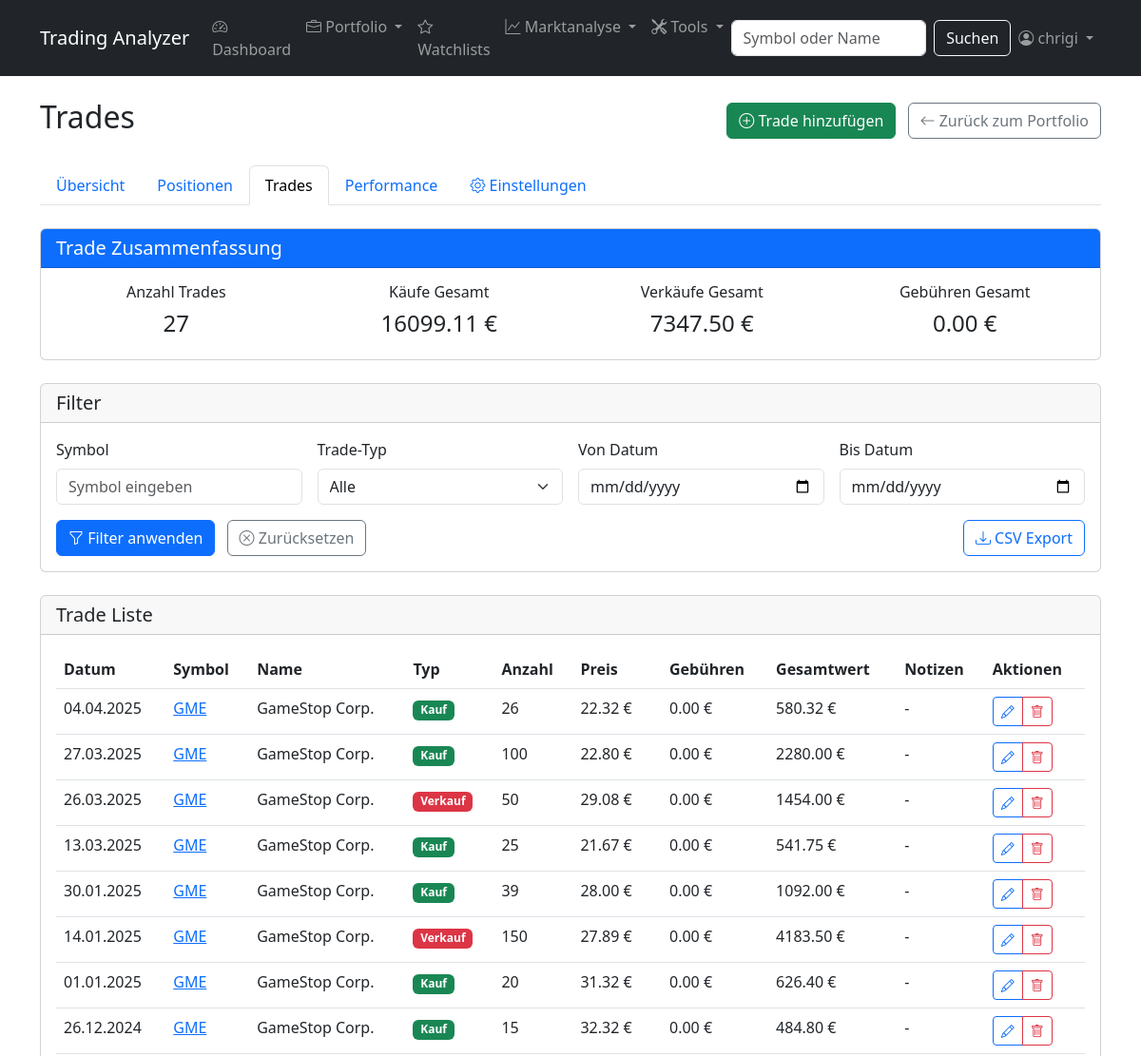
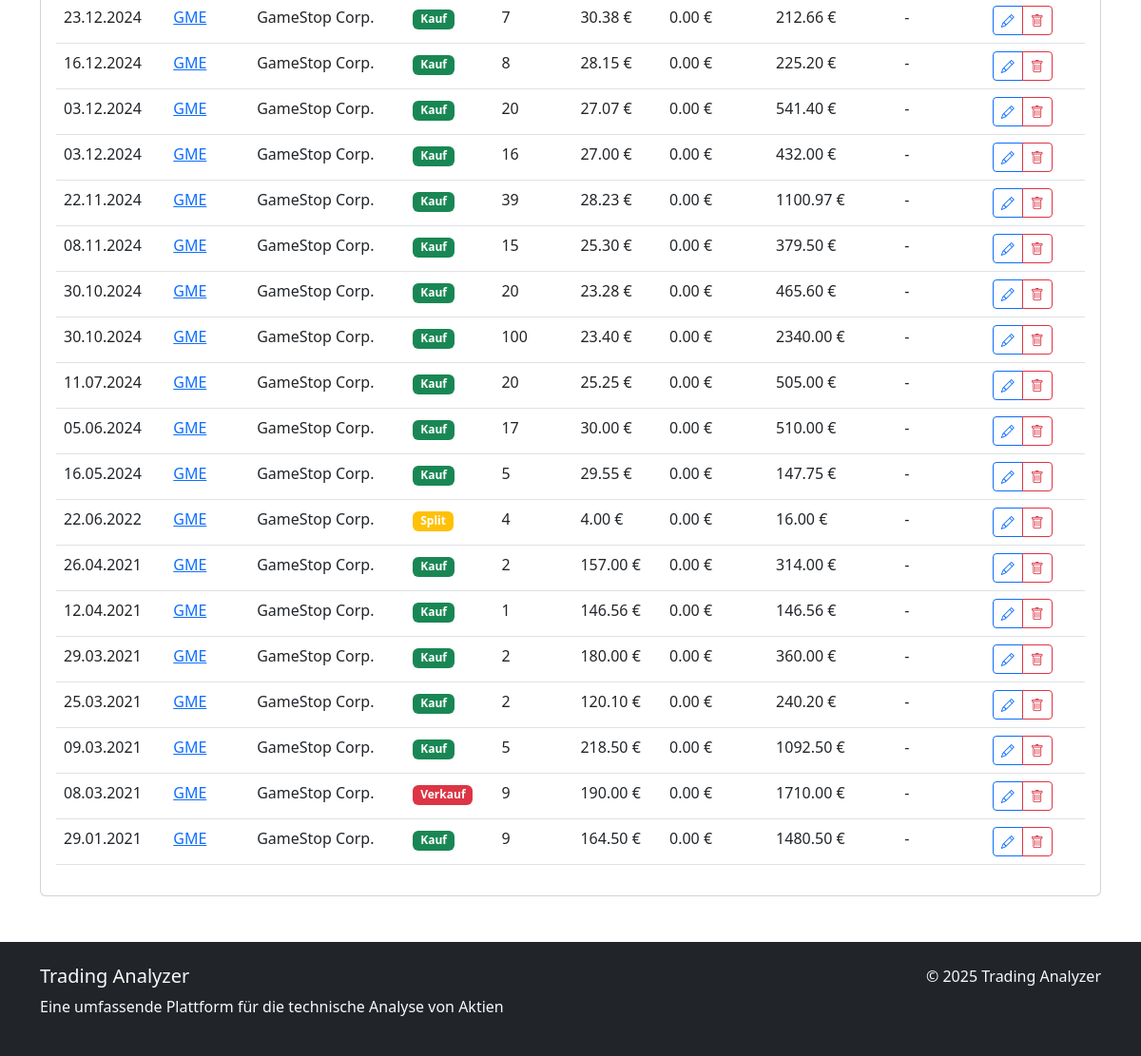
Page /portfolio/1/trades/ (signed in) on the committed database (2 pictures, top to bottom).
### stock_analyzer/models.py (models this page shows, shortened)
class Trade(models.Model):
    TRADE_TYPES = (
        ('BUY', 'Buy'),
        ('SELL', 'Sell'),
        ('DIVIDEND', 'Dividend'),
        ('SPLIT', 'Stock Split'),
        ('TRANSFER_IN', 'Transfer In'),
        ('TRANSFER_OUT', 'Transfer Out'),
    )
    portfolio = models.ForeignKey(Portfolio, on_delete=models.CASCADE, related_name='trades')
    stock = models.ForeignKey(Stock, on_delete=models.CASCADE, related_name='trades')
    trade_type = models.CharField(max_length=15, choices=TRADE_TYPES)
    date = models.DateField()
    shares = models.DecimalField(max_digits=10, decimal_places=4)
    price = models.DecimalField(max_digits=10, decimal_places=2)
    fees = models.DecimalField(max_digits=8, decimal_places=2, default=0)
    total_value = models.DecimalField(max_digits=12, decimal_places=2)
    notes = models.TextField(blank=True, null=True)
    created_at = models.DateTimeField(auto_now_add=True)

class Stock(models.Model):
    symbol = models.CharField(max_length=10, unique=True)
    name = models.CharField(max_length=100)
    sector = models.CharField(max_length=100, null=True, blank=True)
    last_updated = models.DateTimeField(auto_now=True)

### stock_analyzer/views.py (the view)
# urls.py: path('portfolio/<int:portfolio_id>/trades/', views.trade_list, name='trade_list'),
@login_required
def trade_list(request, portfolio_id):
    portfolio = get_object_or_404(Portfolio, id=portfolio_id, user=request.user)
    trades = portfolio.trades.select_related('stock').order_by('-date', '-created_at')
    total_buy_value = sum(trade.total_value for trade in trades if trade.trade_type == 'BUY')
    total_sell_value = sum(trade.total_value for trade in trades if trade.trade_type == 'SELL')
    total_fees = sum(trade.fees for trade in trades)
    context = {
        'portfolio': portfolio,
        'trades': trades,
        'total_buy_value': total_buy_value,
        'total_sell_value': total_sell_value,
        'total_fees': total_fees
    }
    return render(request, 'stock_analyzer/portfolio/trade_list.html', context)

### stock_analyzer/templates/stock_analyzer/portfolio/trade_list.html (shortened to what this page needs)
{% extends 'stock_analyzer/base.html' %}
{% block content %}
<div class="d-flex justify-content-between align-items-center mb-4">
    <h2>Trades</h2>
    <div>
        <a href="{% url 'trade_add' portfolio.id %}" class="btn btn-success me-2">
            <i class="bi bi-plus-circle"></i> Trade hinzufügen
        </a>
        <a href="{% url 'portfolio_detail' portfolio.id %}" class="btn btn-outline-secondary">
            <i class="bi bi-arrow-left"></i> Zurück zum Portfolio
        </a>
    </div>
</div>
<ul class="nav nav-tabs mb-4">
    <li class="nav-item">
        <a class="nav-link" href="{% url 'portfolio_detail' portfolio.id %}">Übersicht</a>
    </li>
    <li class="nav-item">
        <a class="nav-link" href="{% url 'position_list' portfolio.id %}">Positionen</a>
    </li>
    <li class="nav-item">
        <a class="nav-link active" href="{% url 'trade_list' portfolio.id %}">Trades</a>
    </li>
    <li class="nav-item">
        <a class="nav-link" href="{% url 'portfolio_performance' portfolio.id %}">Performance</a>
    </li>
    <li class="nav-item">
        <a class="nav-link" href="{% url 'portfolio_edit' portfolio.id %}">
            <i class="bi bi-gear"></i> Einstellungen
        </a>
    </li>
</ul>
<div class="card mb-4">
    <div class="card-header bg-primary text-white">
        <h5 class="mb-0">Trade Zusammenfassung</h5>
    </div>
    <div class="card-body">
        <div class="row text-center">
            <div class="col-md-3">
                <h6>Anzahl Trades</h6>
                <h4>{{ trades|length }}</h4>
            </div>
            <div class="col-md-3">
                <h6>Käufe Gesamt</h6>
                <h4>{{ total_buy_value|floatformat:2 }} €</h4>
            </div>
            <div class="col-md-3">
                <h6>Verkäufe Gesamt</h6>
                <h4>{{ total_sell_value|floatformat:2 }} €</h4>
            </div>
            <div class="col-md-3">
                <h6>Gebühren Gesamt</h6>
                <h4>{{ total_fees|floatformat:2 }} €</h4>
            </div>
        </div>
    </div>
</div>
<div class="card mb-4">
    <div class="card-header">
        <h5 class="mb-0">Filter</h5>
    </div>
    <div class="card-body">
        <form class="row g-3" id="tradeFilterForm">
            <div class="col-md-3">
                <label for="symbolFilter" class="form-label">Symbol</label>
                <input type="text" class="form-control" id="symbolFilter" placeholder="Symbol eingeben">
            </div>
            <div class="col-md-3">
                <label for="typeFilter" class="form-label">Trade-Typ</label>
                <select class="form-select" id="typeFilter">
                    <option value="">Alle</option>
                </select>
            </div>
            <div class="col-md-3">
                <label for="dateFromFilter" class="form-label">Von Datum</label>
                <input type="date" class="form-control" id="dateFromFilter">
            </div>
            <div class="col-md-3">
                <label for="dateToFilter" class="form-label">Bis Datum</label>
                <input type="date" class="form-control" id="dateToFilter">
            </div>
            <div class="col-12">
                <button type="button" class="btn btn-primary me-2" id="applyFilterBtn">
                    <i class="bi bi-funnel"></i> Filter anwenden
                </button>
                <button type="button" class="btn btn-outline-secondary" id="resetFilterBtn">
                    <i class="bi bi-x-circle"></i> Zurücksetzen
                </button>
                <button type="button" class="btn btn-outline-primary float-end" id="exportTradesCsv">
                    <i class="bi bi-download"></i> CSV Export
                </button>
            </div>
        </form>
    </div>
</div>
<div class="card">
    <div class="card-header">
        <h5 class="mb-0">Trade Liste</h5>
    </div>
    <div class="card-body">
        {% if trades %}
            <div class="table-responsive">
                <table class="table table-hover" id="tradesTable">
                    <thead>
                        <tr>
                            <th>Datum</th>
                            <th>Symbol</th>
                            <th>Name</th>
                            <th>Typ</th>
                            <th>Anzahl</th>
                            <th>Preis</th>
                            <th>Gebühren</th>
                            <th>Gesamtwert</th>
                            <th>Notizen</th>
                            <th>Aktionen</th>
                        </tr>
                    </thead>
                    <tbody>
                        {% for trade in trades %}
                            <tr class="trade-row"
                                data-symbol="{{ trade.stock.symbol }}"
                                data-type="{{ trade.trade_type }}"
                                data-date="{{ trade.date|date:'Y-m-d' }}">
                                <td>{{ trade.date|date:"d.m.Y" }}</td>
                                <td><a href="{% url 'stock_detail' trade.stock.symbol %}">{{ trade.stock.symbol }}</a></td>
                                <td>{{ trade.stock.name }}</td>
                                <td>
                                    {% if trade.trade_type == 'BUY' %}
                                        <span class="badge bg-success">Kauf</span>
                                    {% elif trade.trade_type == 'SELL' %}
                                        <span class="badge bg-danger">Verkauf</span>
                                    {% elif trade.trade_type == 'DIVIDEND' %}
                                        <span class="badge bg-info">Dividende</span>
                                    {% elif trade.trade_type == 'SPLIT' %}
                                        <span class="badge bg-warning">Split</span>
                                    {% elif trade.trade_type == 'TRANSFER_IN' %}
                                        <span class="badge bg-primary">Übertrag ein</span>
                                    {% elif trade.trade_type == 'TRANSFER_OUT' %}
                                        <span class="badge bg-secondary">Übertrag aus</span>
                                    {% endif %}
                                </td>
                                <td>{{ trade.shares|floatformat:0 }}</td>
                                <td>{{ trade.price|floatformat:2 }} €</td>
                                <td>{{ trade.fees|floatformat:2 }} €</td>
                                <td>{{ trade.total_value|floatformat:2 }} €</td>
                                <td>
                                    {% if trade.notes %}
                                        <span class="d-inline-block text-truncate" style="max-width: 150px;"
                                              data-bs-toggle="tooltip" title="{{ trade.notes }}">
                                            {{ trade.notes }}
                                        </span>
                                    {% else %}
                                        -
                                    {% endif %}
                                </td>
                                <td>
                                    <div class="btn-group">
                                        <a href="{% url 'trade_edit' trade.id %}" class="btn btn-sm btn-outline-primary">
                                            <i class="bi bi-pencil"></i>
                                        </a>
                                        <a href="{% url 'trade_delete' trade.id %}" class="btn btn-sm btn-outline-danger">
                                            <i class="bi bi-trash"></i>
                                        </a>
                                    </div>
                                </td>
                            </tr>
                        {% endfor %}
                    </tbody>
                </table>
            </div>
        {% endif %}
    </div>
</div>
{% endblock %}

### stock_analyzer/templates/stock_analyzer/base.html (shortened to what this page needs)
<!DOCTYPE html>
<html lang="de">
<head>
    <link href="https://cdn.jsdelivr.net/npm/bootstrap@5.3.0/dist/css/bootstrap.min.css" rel="stylesheet">
    <link rel="stylesheet" href="https://cdn.jsdelivr.net/npm/bootstrap-icons@1.11.0/font/bootstrap-icons.css">
</head>
<body>
    <nav class="navbar navbar-expand-lg navbar-dark bg-dark">
    <div class="container">
        <a class="navbar-brand" href="{% url 'index' %}">Trading Analyzer</a>
        <div class="collapse navbar-collapse" id="navbarNav">
            <ul class="navbar-nav me-auto">
                <li class="nav-item">
                    <a class="nav-link" href="{% url 'index' %}">
                        <i class="bi bi-speedometer2"></i> Dashboard
                    </a>
                </li>
                {% if user.is_authenticated %}
                <li class="nav-item dropdown">
                    <a class="nav-link dropdown-toggle" href="#" id="portfolioDropdown" role="button" data-bs-toggle="dropdown">
                        <i class="bi bi-briefcase"></i> Portfolio
                    </a>
                </li>
                {% endif %}
                {% if user.is_authenticated %}
                <li class="nav-item">
                    <a class="nav-link" href="{% url 'my_watchlists' %}">
                        <i class="bi bi-star"></i> Watchlists
                    </a>
                </li>
                {% endif %}
                <li class="nav-item dropdown">
                    <a class="nav-link dropdown-toggle" href="#" id="marketDropdown" role="button" data-bs-toggle="dropdown">
                        <i class="bi bi-graph-up"></i> Marktanalyse
                    </a>
                </li>
                {% if user.is_authenticated %}
                <li class="nav-item dropdown">
                    <a class="nav-link dropdown-toggle" href="#" id="toolsDropdown" role="button" data-bs-toggle="dropdown">
                        <i class="bi bi-tools"></i> Tools
                    </a>
                </li>
                {% endif %}
            </ul>
            <form class="d-flex" action="{% url 'search_stocks' %}" method="get" id="search-form">
                <input class="form-control me-2" type="search" placeholder="Symbol oder Name" name="q" id="search-input">
                <button class="btn btn-outline-light" type="submit">Suchen</button>
            </form>
            <ul class="navbar-nav ms-auto">
                {% if user.is_authenticated %}
                <li class="nav-item dropdown">
                    <a class="nav-link dropdown-toggle" href="#" id="navbarDropdown" role="button" data-bs-toggle="dropdown">
                        <i class="bi bi-person-circle"></i> {{ user.username }}
                    </a>
                </li>
                {% endif %}
            </ul>
        </div>
    </div>
</nav>
    <div class="container mt-4">
        {% block content %}{% endblock %}
    </div>
    <footer class="bg-dark text-light py-4 mt-5">
        <div class="container">
            <div class="row">
                <div class="col-md-6">
                    <h5>Trading Analyzer</h5>
                    <p>Eine umfassende Plattform für die technische Analyse von Aktien</p>
                </div>
                <div class="col-md-6 text-md-end">
                    <p>&copy; {% now "Y" %} Trading Analyzer</p>
                </div>
            </div>
        </div>
    </footer>
</body>
</html>

### rows in the picture
Trade: date "04.04.2025", stock.symbol "GME", stock.name "GameStop Corp.", trade_type "Kauf", shares "26", price "22.32", fees "0.00", total_value "580.32"
Trade: date "27.03.2025", stock.symbol "GME", stock.name "GameStop Corp.", trade_type "Kauf", shares "100", price "22.80", fees "0.00", total_value "2280.00"
Trade: date "26.03.2025", stock.symbol "GME", stock.name "GameStop Corp.", trade_type "Verkauf", shares "50", price "29.08", fees "0.00", total_value "1454.00"
Trade: date "13.03.2025", stock.symbol "GME", stock.name "GameStop Corp.", trade_type "Kauf", shares "25", price "21.67", fees "0.00", total_value "541.75"
Trade: date "30.01.2025", stock.symbol "GME", stock.name "GameStop Corp.", trade_type "Kauf", shares "39", price "28.00", fees "0.00", total_value "1092.00"
Trade: date "14.01.2025", stock.symbol "GME", stock.name "GameStop Corp.", trade_type "Verkauf", shares "150", price "27.89", fees "0.00", total_value "4183.50"
Trade: date "01.01.2025", stock.symbol "GME", stock.name "GameStop Corp.", trade_type "Kauf", shares "20", price "31.32", fees "0.00", total_value "626.40"
Trade: date "26.12.2024", stock.symbol "GME", stock.name "GameStop Corp.", trade_type "Kauf", shares "15", price "32.32", fees "0.00", total_value "484.80"
Trade: date "23.12.2024", stock.symbol "GME", stock.name "GameStop Corp.", trade_type "Kauf", shares "7", price "30.38", fees "0.00", total_value "212.66"
Trade: date "16.12.2024", stock.symbol "GME", stock.name "GameStop Corp.", trade_type "Kauf", shares "8", price "28.15", fees "0.00", total_value "225.20"
Trade: date "03.12.2024", stock.symbol "GME", stock.name "GameStop Corp.", trade_type "Kauf", shares "20", price "27.07", fees "0.00", total_value "541.40"
Trade: date "03.12.2024", stock.symbol "GME", stock.name "GameStop Corp.", trade_type "Kauf", shares "16", price "27.00", fees "0.00", total_value "432.00"
Trade: date "22.11.2024", stock.symbol "GME", stock.name "GameStop Corp.", trade_type "Kauf", shares "39", price "28.23", fees "0.00", total_value "1100.97"
Trade: date "08.11.2024", stock.symbol "GME", stock.name "GameStop Corp.", trade_type "Kauf", shares "15", price "25.30", fees "0.00", total_value "379.50"
Trade: date "30.10.2024", stock.symbol "GME", stock.name "GameStop Corp.", trade_type "Kauf", shares "20", price "23.28", fees "0.00", total_value "465.60"
Trade: date "30.10.2024", stock.symbol "GME", stock.name "GameStop Corp.", trade_type "Kauf", shares "100", price "23.40", fees "0.00", total_value "2340.00"
Trade: date "11.07.2024", stock.symbol "GME", stock.name "GameStop Corp.", trade_type "Kauf", shares "20", price "25.25", fees "0.00", total_value "505.00"
Trade: date "05.06.2024", stock.symbol "GME", stock.name "GameStop Corp.", trade_type "Kauf", shares "17", price "30.00", fees "0.00", total_value "510.00"
Trade: date "16.05.2024", stock.symbol "GME", stock.name "GameStop Corp.", trade_type "Kauf", shares "5", price "29.55", fees "0.00", total_value "147.75"
Trade: date "22.06.2022", stock.symbol "GME", stock.name "GameStop Corp.", trade_type "Split", shares "4", price "4.00", fees "0.00", total_value "16.00"
Trade: date "26.04.2021", stock.symbol "GME", stock.name "GameStop Corp.", trade_type "Kauf", shares "2", price "157.00", fees "0.00", total_value "314.00"
Trade: date "12.04.2021", stock.symbol "GME", stock.name "GameStop Corp.", trade_type "Kauf", shares "1", price "146.56", fees "0.00", total_value "146.56"
Trade: date "29.03.2021", stock.symbol "GME", stock.name "GameStop Corp.", trade_type "Kauf", shares "2", price "180.00", fees "0.00", total_value "360.00"
Trade: date "25.03.2021", stock.symbol "GME", stock.name "GameStop Corp.", trade_type "Kauf", shares "2", price "120.10", fees "0.00", total_value "240.20"
Trade: date "09.03.2021", stock.symbol "GME", stock.name "GameStop Corp.", trade_type "Kauf", shares "5", price "218.50", fees "0.00", total_value "1092.50"
Trade: date "08.03.2021", stock.symbol "GME", stock.name "GameStop Corp.", trade_type "Verkauf", shares "9", price "190.00", fees "0.00", total_value "1710.00"
Trade: date "29.01.2021", stock.symbol "GME", stock.name "GameStop Corp.", trade_type "Kauf", shares "9", price "164.50", fees "0.00", total_value "1480.50"

### other values in the picture
{{ user.username }} "chrigi"
{{ trades|length }} "27"
{{ total_buy_value|floatformat:2 }} "16099.11"
{{ total_sell_value|floatformat:2 }} "7347.50"
{{ total_fees|floatformat:2 }} "0.00"
